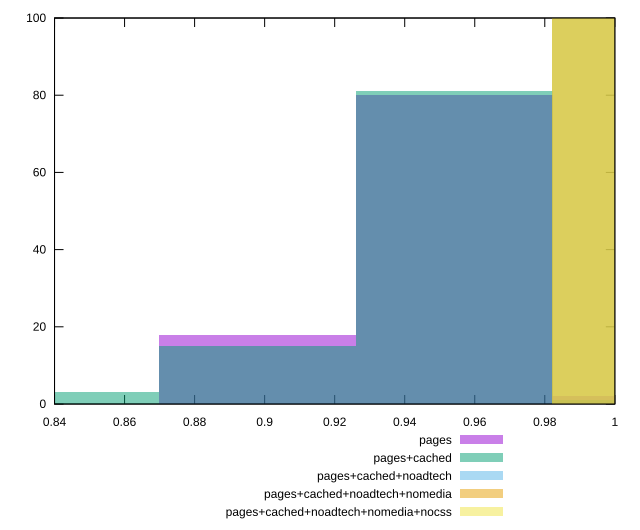

This figure's gnuplot source:
reset

$pages <<EOF
0.8980148919612321 18
0.9541408227088091 80
1.010266753456386 2
EOF

$pagesCached <<EOF
0.8980148919612321 15
0.8418889612136551 3
0.9541408227088091 81
1.010266753456386 1
EOF

$pagesCachedNoadtech <<EOF
1.010266753456386 100
EOF

$pagesCachedNoadtechNomedia <<EOF
1.010266753456386 100
EOF

$pagesCachedNoadtechNomediaNocss <<EOF
1.010266753456386 100
EOF

set key outside below
set boxwidth 0.056125930747577005
set xrange [0.84:1]
set yrange [0:100]
set trange [0:100]
set style fill transparent solid 0.5 noborder
set terminal svg size 640, 530 enhanced background rgb 'white'
set output "report_00017_2021-02-10T15-08-03.406Z/bootup-time/comparison/histogram/all_score.svg"

plot $pages title "pages" with boxes, \
     $pagesCached title "pages+cached" with boxes, \
     $pagesCachedNoadtech title "pages+cached+noadtech" with boxes, \
     $pagesCachedNoadtechNomedia title "pages+cached+noadtech+nomedia" with boxes, \
     $pagesCachedNoadtechNomediaNocss title "pages+cached+noadtech+nomedia+nocss" with boxes

reset
